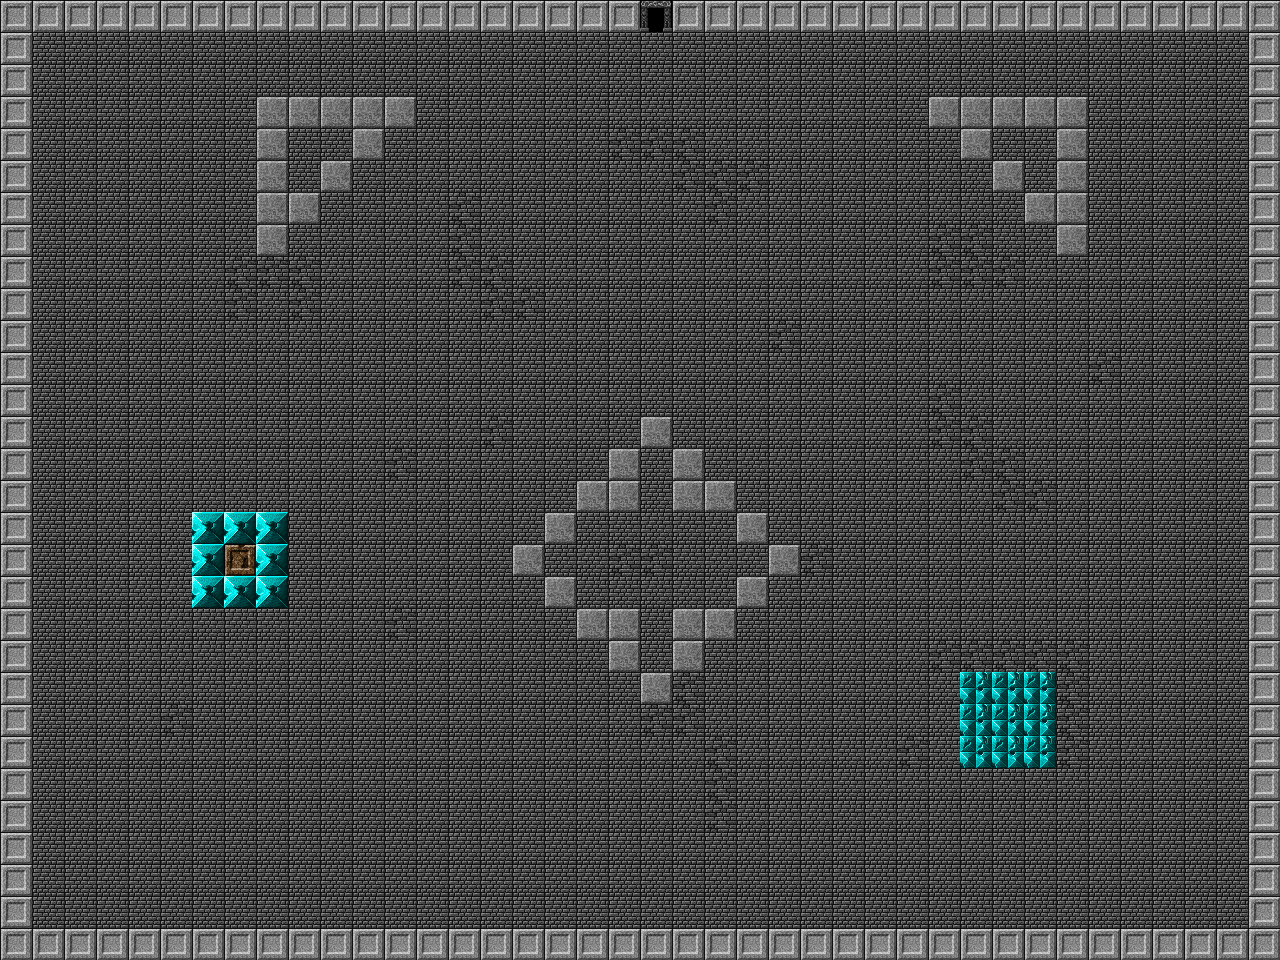

A 2D game scene composited from a Tiled map and its tileset images. What follows is a short description and the map's XML, with every tile layer's data as written:
An orthogonal 40x30 tile map with 32x32 px tiles, 1 tile layer (background) and 2 objects.

<map version="2017.05.26" orientation="orthogonal" renderorder="right-down" width="40" height="30" tilewidth="32" tileheight="32" nextobjectid="19">
 <tileset firstgid="1" name="DungeonCrawl_ProjectUtumnoTileset" tilewidth="32" tileheight="32" tilecount="3072" columns="64">
  <image source="DungeonCrawl_ProjectUtumnoTileset.png" width="2048" height="1536" />
 </tileset>
 <layer name="background" width="40" height="30">
  <data encoding="csv">
1128,1128,1128,1128,1128,1128,1128,1128,1128,1128,1128,1128,1128,1128,1128,1128,1128,1128,1128,1128,995,1128,1128,1128,1128,1128,1128,1128,1128,1128,1128,1128,1128,1128,1128,1128,1128,1128,1128,1128,
1128,1048,1048,1048,1048,1048,1048,1048,1048,1048,1048,1048,1048,1048,1048,1048,1048,1048,1048,1048,1048,1048,1048,1048,1048,1048,1048,1048,1048,1048,1048,1048,1048,1048,1048,1048,1048,1048,1048,1128,
1128,1048,1048,1048,1048,1048,1048,1048,1048,1048,1048,1048,1048,1048,1048,1048,1048,1048,1048,1048,1048,1048,1048,1048,1048,1048,1048,1048,1048,1048,1048,1048,1048,1048,1048,1048,1048,1048,1048,1128,
1128,1048,1048,1048,1048,1048,1048,1048,1158,1158,1158,1158,1158,1048,1048,1048,1048,1048,1048,1048,1048,1048,1048,1048,1048,1048,1048,1048,1048,1158,1158,1158,1158,1158,1048,1048,1048,1048,1048,1128,
1128,1048,1048,1048,1048,1048,1048,1048,1158,1048,1048,1158,1048,1048,1048,1048,1048,1048,1048,1050,1050,1050,1048,1048,1048,1048,1048,1048,1048,1048,1158,1048,1048,1158,1048,1048,1048,1048,1048,1128,
1128,1048,1048,1048,1048,1048,1048,1048,1158,1048,1158,1048,1048,1048,1048,1048,1048,1048,1048,1048,1048,1050,1050,1050,1048,1048,1048,1048,1048,1048,1048,1158,1048,1158,1048,1048,1048,1048,1048,1128,
1128,1048,1048,1048,1048,1048,1048,1048,1158,1158,1048,1048,1048,1048,1050,1048,1048,1048,1048,1048,1048,1048,1050,1048,1048,1048,1048,1048,1048,1048,1048,1048,1158,1158,1048,1048,1048,1048,1048,1128,
1128,1048,1048,1048,1048,1048,1048,1048,1158,1048,1048,1048,1048,1048,1050,1048,1048,1048,1048,1048,1048,1048,1048,1048,1048,1048,1048,1048,1048,1050,1050,1048,1048,1158,1048,1048,1048,1048,1048,1128,
1128,1048,1048,1048,1048,1048,1048,1050,1050,1050,1048,1048,1048,1048,1050,1050,1048,1048,1048,1048,1048,1048,1048,1048,1048,1048,1048,1048,1048,1050,1050,1050,1048,1048,1048,1048,1048,1048,1048,1128,
1128,1048,1048,1048,1048,1048,1048,1050,1048,1050,1048,1048,1048,1048,1048,1050,1050,1048,1048,1048,1048,1048,1048,1048,1048,1048,1048,1048,1048,1048,1048,1048,1048,1048,1048,1048,1048,1048,1048,1128,
1128,1048,1048,1048,1048,1048,1048,1048,1048,1048,1048,1048,1048,1048,1048,1048,1048,1048,1048,1048,1048,1048,1048,1048,1050,1048,1048,1048,1048,1048,1048,1048,1048,1048,1048,1048,1048,1048,1048,1128,
1128,1048,1048,1048,1048,1048,1048,1048,1048,1048,1048,1048,1048,1048,1048,1048,1048,1048,1048,1048,1048,1048,1048,1048,1048,1048,1048,1048,1048,1048,1048,1048,1048,1048,1050,1048,1048,1048,1048,1128,
1128,1048,1048,1048,1048,1048,1048,1048,1048,1048,1048,1048,1048,1048,1048,1048,1048,1048,1048,1048,1048,1048,1048,1048,1048,1048,1048,1048,1048,1050,1048,1048,1048,1048,1048,1048,1048,1048,1048,1128,
1128,1048,1048,1048,1048,1048,1048,1048,1048,1048,1048,1048,1048,1048,1048,1050,1048,1048,1048,1048,1158,1048,1048,1048,1048,1048,1048,1048,1048,1050,1050,1048,1048,1048,1048,1048,1048,1048,1048,1128,
1128,1048,1048,1048,1048,1048,1048,1048,1048,1048,1048,1048,1050,1048,1048,1048,1048,1048,1048,1158,1048,1158,1048,1048,1048,1048,1048,1048,1048,1048,1050,1050,1048,1048,1048,1048,1048,1048,1048,1128,
1128,1048,1048,1048,1048,1048,1048,1048,1048,1048,1048,1048,1048,1048,1048,1048,1048,1048,1158,1158,1048,1158,1158,1048,1048,1048,1048,1048,1048,1048,1048,1050,1050,1048,1048,1048,1048,1048,1048,1128,
1128,1048,1048,1048,1048,1048,1065,1065,1065,1048,1048,1048,1048,1048,1048,1048,1048,1158,1048,1048,1048,1048,1048,1158,1048,1048,1048,1048,1048,1048,1048,1048,1048,1048,1048,1048,1048,1048,1048,1128,
1128,1048,1048,1048,1048,1048,1065,1121,1065,1048,1048,1048,1048,1048,1048,1048,1158,1048,1048,1050,1050,1048,1048,1048,1158,1050,1048,1048,1048,1048,1048,1048,1048,1048,1048,1048,1048,1048,1048,1128,
1128,1048,1048,1048,1048,1048,1065,1065,1065,1048,1048,1048,1048,1048,1048,1048,1048,1158,1048,1048,1048,1048,1048,1158,1048,1048,1048,1048,1048,1048,1048,1048,1048,1048,1048,1048,1048,1048,1048,1128,
1128,1048,1048,1048,1048,1048,1048,1048,1048,1048,1048,1048,1050,1048,1048,1048,1048,1048,1158,1158,1048,1158,1158,1048,1048,1048,1048,1048,1048,1048,1048,1048,1048,1048,1048,1048,1048,1048,1048,1128,
1128,1048,1048,1048,1048,1048,1048,1048,1048,1048,1048,1048,1048,1048,1048,1048,1048,1048,1048,1158,1048,1158,1048,1048,1048,1048,1048,1048,1048,1050,1050,1050,1050,1050,1048,1048,1048,1048,1048,1128,
1128,1048,1048,1048,1048,1048,1048,1048,1048,1048,1048,1048,1048,1048,1048,1048,1048,1048,1048,1048,1158,1050,1048,1048,1048,1048,1048,1048,1048,1048,1063,1063,1063,1050,1048,1048,1048,1048,1048,1128,
1128,1048,1048,1048,1048,1050,1048,1048,1048,1048,1048,1048,1048,1048,1048,1048,1048,1048,1048,1048,1050,1050,1048,1048,1048,1048,1048,1048,1048,1048,1063,1063,1063,1050,1048,1048,1048,1048,1048,1128,
1128,1048,1048,1048,1048,1048,1048,1048,1048,1048,1048,1048,1048,1048,1048,1048,1048,1048,1048,1048,1048,1048,1050,1048,1048,1048,1048,1048,1050,1048,1063,1063,1063,1050,1048,1048,1048,1048,1048,1128,
1128,1048,1048,1048,1048,1048,1048,1048,1048,1048,1048,1048,1048,1048,1048,1048,1048,1048,1048,1048,1048,1048,1050,1048,1048,1048,1048,1048,1048,1048,1048,1048,1048,1048,1048,1048,1048,1048,1048,1128,
1128,1048,1048,1048,1048,1048,1048,1048,1048,1048,1048,1048,1048,1048,1048,1048,1048,1048,1048,1048,1048,1048,1050,1048,1048,1048,1048,1048,1048,1048,1048,1048,1048,1048,1048,1048,1048,1048,1048,1128,
1128,1048,1048,1048,1048,1048,1048,1048,1048,1048,1048,1048,1048,1048,1048,1048,1048,1048,1048,1048,1048,1048,1048,1048,1048,1048,1048,1048,1048,1048,1048,1048,1048,1048,1048,1048,1048,1048,1048,1128,
1128,1048,1048,1048,1048,1048,1048,1048,1048,1048,1048,1048,1048,1048,1048,1048,1048,1048,1048,1048,1048,1048,1048,1048,1048,1048,1048,1048,1048,1048,1048,1048,1048,1048,1048,1048,1048,1048,1048,1128,
1128,1048,1048,1048,1048,1048,1048,1048,1048,1048,1048,1048,1048,1048,1048,1048,1048,1048,1048,1048,1048,1048,1048,1048,1048,1048,1048,1048,1048,1048,1048,1048,1048,1048,1048,1048,1048,1048,1048,1128,
1128,1128,1128,1128,1128,1128,1128,1128,1128,1128,1128,1128,1128,1128,1128,1128,1128,1128,1128,1128,1128,1128,1128,1128,1128,1128,1128,1128,1128,1128,1128,1128,1128,1128,1128,1128,1128,1128,1128,1128
</data>
 </layer>
 <objectgroup name="collision">
  <object id="12" x="192" y="510.667" width="93.3333" height="94.6667" />
  <object id="13" x="961" y="670" width="98" height="99" />
 </objectgroup>
</map>
